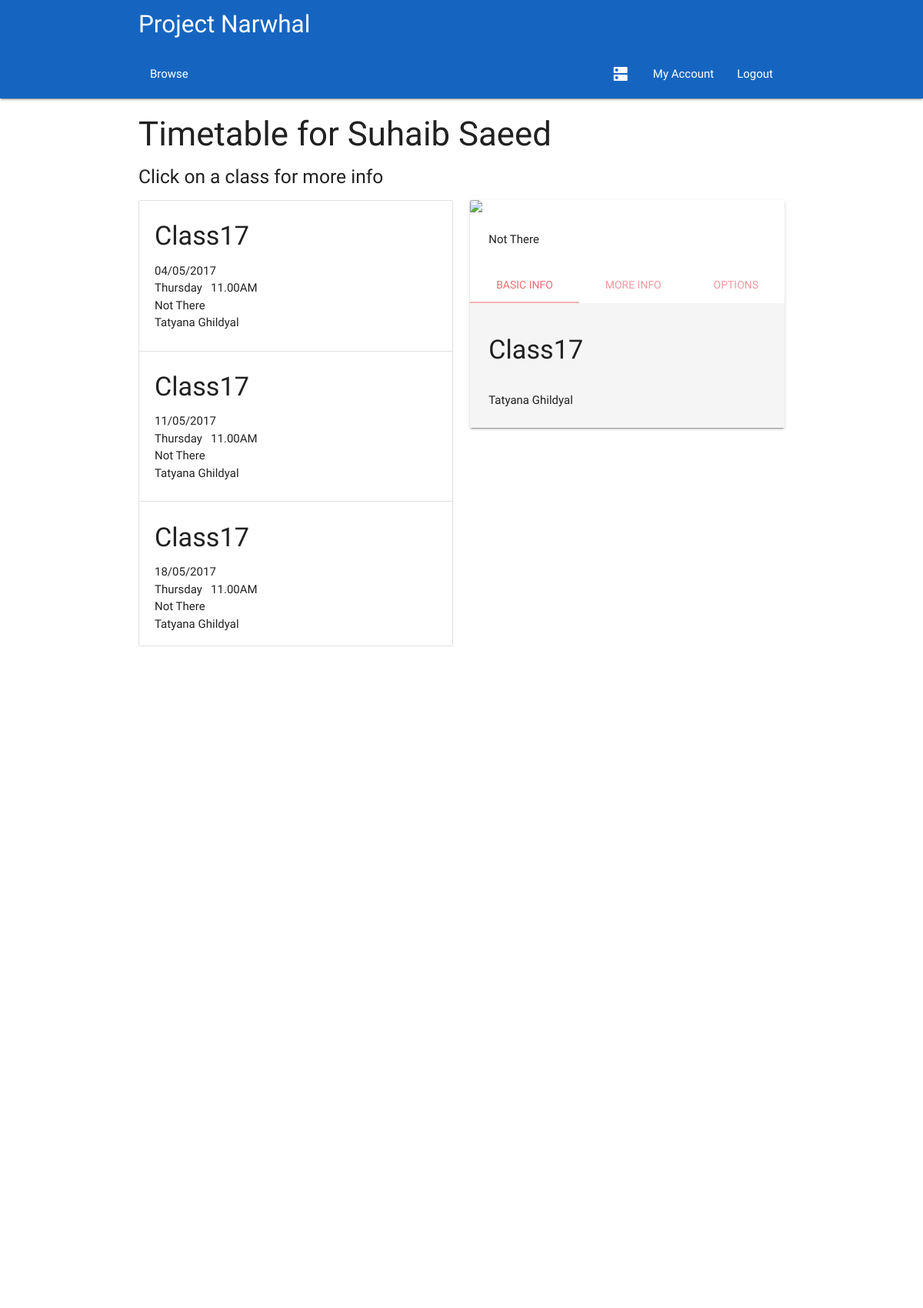
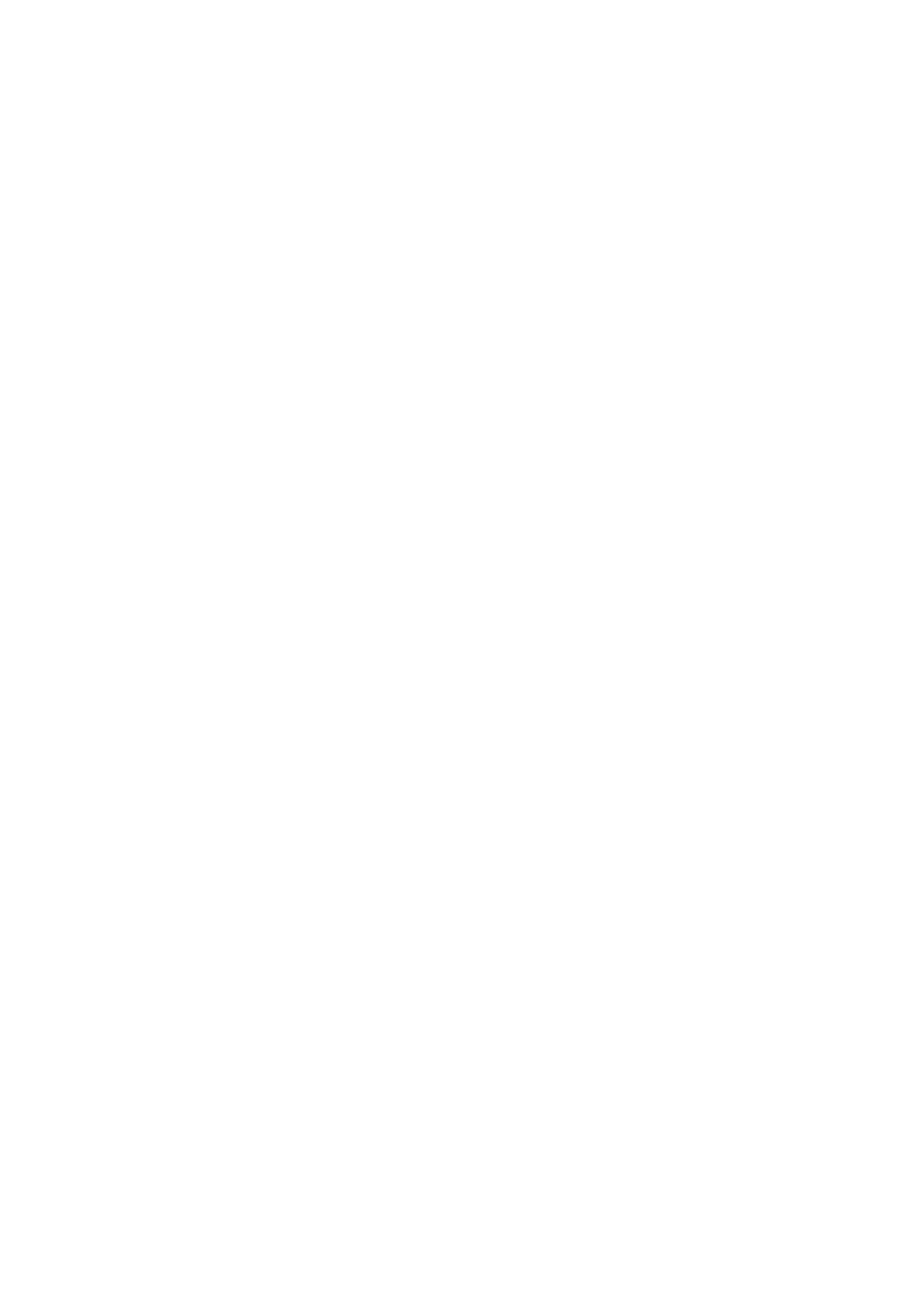
Screenshot of /timetable (signed in, upper part) with the database file from the repository (2 pictures, top to bottom).
### app/models.py (models this page shows, shortened)
class User(db.Model):
	__tablename__ = 'User'
	userID = db.Column(db.Integer, primary_key = True)
	name = db.Column(db.String(100))
	username = db.Column(db.String(100))
	email = db.Column(db.String(100))
	password = db.Column(db.String(100))
	type = db.Column(db.String(100))
	__mapper_args__ = {
		'polymorphic_identity': 'base',
		'polymorphic_on': type
	}

class Class(db.Model):
	__tablename__ = 'Class'
	classID = db.Column(db.Integer, primary_key = True)
	coursePoint = db.Column(db.Integer, db.ForeignKey('Course.courseID'))
	course = db.relationship("Course", foreign_keys = [coursePoint])
	courseID = db.Column(db.Integer)
	title = db.Column(db.String(100))
	description = db.Column(db.String(100))
	capacity = db.Column(db.Integer)
	startDate = db.Column(db.DateTime)
	duration = db.Column(db.Integer)
	endDate = db.Column(db.DateTime)
	reqFac = db.Column(db.String(100), default = 'None')
	preTrain = relationship("Class")
	parent_id = Column(db.Integer, ForeignKey('Class.classID'))
	locationPoint = db.Column(db.Integer, db.ForeignKey('Room.roomID'))
	location = db.relationship("Room", foreign_keys = [locationPoint])
	trainerPoint = db.Column(db.Integer, db.ForeignKey('Trainer.trainerID'))
	trainer = db.relationship("Trainer", foreign_keys = [trainerPoint])
	attendanceList = db.relationship('Delegate', secondary = association_table)
	waitList = db.relationship('Delegate', secondary = waiting_table)

class Room(db.Model):
	__tablename__ = 'Room'
	roomID = db.Column(db.Integer, primary_key = True)
	capacity = db.Column(db.Integer)
	roomType = db.Column(db.String(100))
	roomCode = db.Column(db.String(100))
	building = db.Column(db.String(100))
	location = db.Column(db.String(100))
	facilities = db.Column(db.String(100))
	picURL = db.Column(db.String(100))
	accessRating = db.Column(db.String(100))

### app/views.py (the view)
@app.route('/timetable')
@login_required
def timetable():
    if current_user.type == 'Delegate':
        classList = delTimeTable(current_user)
        return render_template('timetable.html', title='Timetable', classList=classList)
    if current_user.type == 'Trainer':
        classList = trainerTimeTable(current_user)
        return render_template('trainerTable.html', title='Timetable', classList=classList)
    else:
        abort(403)

### app/views.py (called while the page is built)
@login_manager.user_loader
def load_user(id):
    return models.User.query.get(id)

### queries.py (called while the page is built)
def schedule(delegate):
    today = datetime.now()
    classList = delegate.classList
    results = []
    for i in classList:
        if(i.endDate > today):
            results.append(i)
    return results

def delTimeTable(delegate):
    classList = schedule(delegate)
    lessons = []
    for i in classList:
        for j in range(0, i.duration):
            a = i.startDate + timedelta(weeks=j)
            b = a.strftime("%d/%m/%Y")
            c = a.strftime("%I.%M%p")
            d = a.strftime("%A")
            lessons.append([c, b, i.title, i.trainer.name, i.location.location,
                            a, d, i.description, i.location.picURL, i.classID])
    lessons = sorted(lessons, key=lambda x: x[5])
    today = datetime.now()
    newLessons = deepcopy(lessons)
    for i in lessons:
        if(i[5] < today):
            newLessons.remove(i)
    return newLessons

### app/templates/timetable.html (shortened to what this page needs)
{% extends "base.html" %} {% block content %}
<div class="container">
    <div>
        {% if current_user.is_authenticated %}
        <h3>Timetable for {{ current_user.name }}</h3>
        <h5 id="info">Click on a class for more info</h5>
        {% endif %}
        <div class="row">
            <div class="col s12 m6 l6" >
                <ul id = "timetable" class="collection">
                    {% for item in classList %}
                    <li class="collection-item " style = "cursor: pointer" onclick="changeCards(['{{item[2]}}','{{item[3]}}','{{item[7]}}','{{item[4]}}','{{item[8]}}',{{item[9]}}])">
                        <span class="title"><h4>{{item[2]}}</h4></span>
                        <p><span>{{item[1]}}<br>{{item[6]}}&nbsp&nbsp&nbsp{{item[0]}}<br>{{item[4]}}</span><br>
                            {{item[3]}}
                        </p>
                    </li>
                    {% endfor %}
                  </ul>
            </div>
            <div class="col s12 m6 l6">
                <div class="card">
                    <div class="card-image">
                        <img id="cardImage" src="{{url_for('static', filename = 'images/rs.jpg')}}">
                    </div>
                    <div id = "buildingBox" class="card-content">
                    </div>
                    <div class="card-tabs">
                        <ul class="tabs tabs-fixed-width">
                            <li class="tab"><a class="active" href="#test4">Basic Info</a></li>
                            <li class="tab"><a href="#test5">More Info</a></li>
                            <li class="tab"><a href="#test6">Options</a></li>
                        </ul>
                    </div>
                    <div id ="greyBox" class="card-content grey lighten-4">
                        <div id="test4">
                            <h4 id = "titleBox"></h4>
                            <br>
                            <p id = "tutorBox"></div>
                    </div>
                </div>
            </div>
        </div>
    </div>
</div>
{% endblock %}

### app/static/css/style.css (style rules this page uses)
html { font-family: 'Raleway', sans-serif; }
#timetable { max-height: 580px; overflow-y: scroll; }
.Site { display: flex; min-height: 100vh; flex-direction: column; }

### rows the page displays
User: name "Suhaib Saeed"
Class: title "Class17" "Class17" "Class17"
Room: location "Not There" "Not There" "Not There"
User: name "Tatyana Ghildyal" "Tatyana Ghildyal" "Tatyana Ghildyal"

### other values shown
{{ item[1] }} "04/05/2017" "11/05/2017" "18/05/2017"
{{ item[6] }} "Thursday" "Thursday" "Thursday"
{{ item[0] }} "11.00AM" "11.00AM" "11.00AM"
